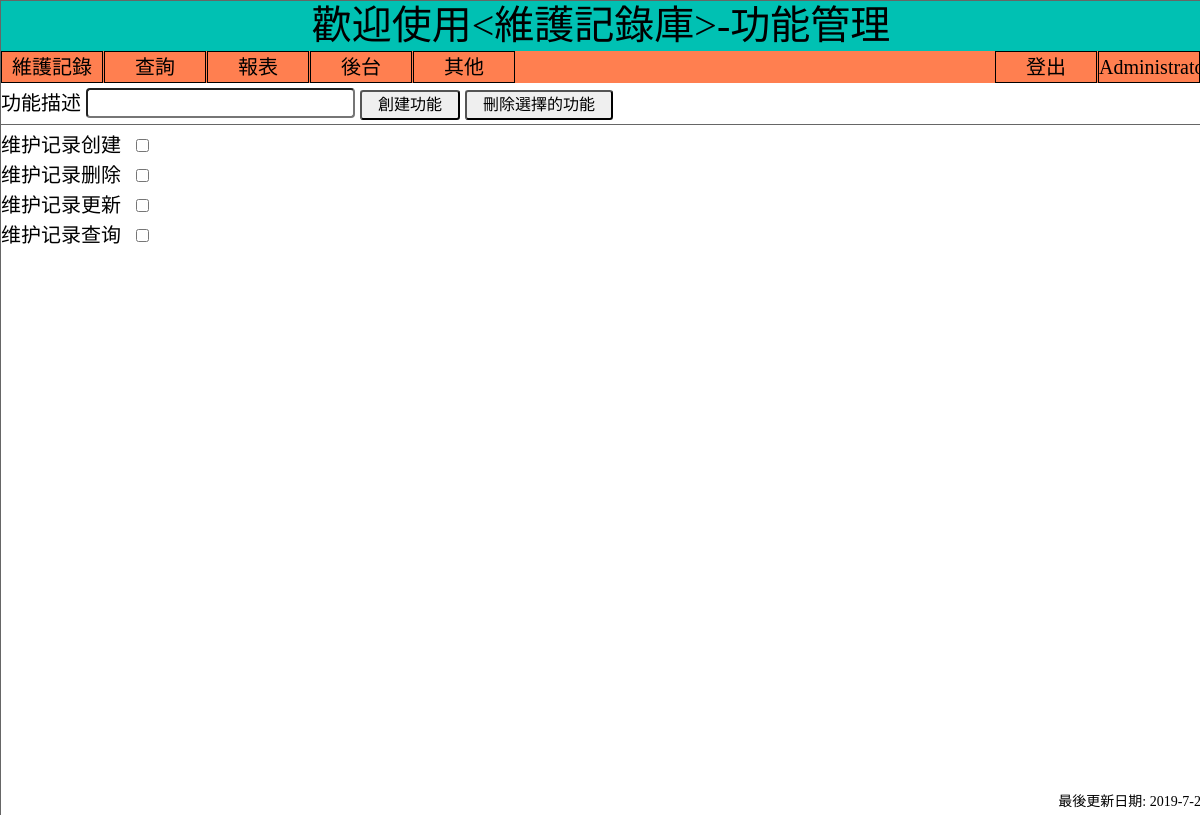
Page /Index.php?act=Fun (signed in) on the committed database.
### tables this page shows
CREATE TABLE `fun` (
  `code` varchar(11) NOT NULL DEFAULT '',
  `name` varchar(255) DEFAULT NULL,
  PRIMARY KEY (`code`)
);

### Libs/Config.php (called while the page is built, shortened)
<?php
require_once "MysqlConn.php";
$db_host = "127.0.0.1";
$db_uid  = "maintainhistory";
$db_pwd  = "#*c123456";
$db_name = "MaintainHistory";
$conn = new MysqlConn($db_host, $db_uid, $db_pwd, $db_name);

### Libs/MysqlConn.php (called while the page is built, shortened)
<?php
class MysqlConn
{
    public $conn;
    function __construct($host, $uid, $pwd, $db)
    {
        $this->conn = new mysqli($host, $uid, $pwd, $db);
        if($this->conn)
        {
            $this->conn->query("set names utf8");
        } else {
            die("数据库连接错误" + $this->conn->error);
        }
    }
    function getAllRow($sql)
    {
        $res = $this->conn->query($sql);
        if($res)
        {
            $tmpArr = array();
            while ($row = $res->fetch_assoc())
            {
                array_push($tmpArr,$row);
            }
            return $tmpArr;
        } else {
            return false;
        }
    }
}

### Form/Fun.php (the view, shortened to what this page needs)
<?php
$funListstr = "";
foreach ($conn->getAllRow("select code,name from fun order by Name") as $fun)
{
    $funListstr .= "<li><label for='{$fun['code']}'>{$fun['name']}</label><input type='checkbox' id='{$fun['code']}' name='{$fun['code']}' value='{$fun['code']}'/></li>";
}
?>
<form action="?act=fun" method="post" enctype="multipart/form-data" name="formFun" id="formFun">
<div>
    <div class="divSearch">
      <label for="iptFunDesc">功能描述</label>
      <input type="text" name="iptFunDesc" id="iptFunDesc" />
      <input type="submit" name="btnCreateFun" id="btnCreateFun" value="創建功能" />
        <input type="submit" name="btnFunDel" id="btnFunDel" value="刪除選擇的功能" />
    </div>
    <div>
    	<ul>
            <?php echo $funListstr ?>
        </ul>
    </div>
</div>
</form>

### Css/MainPage.css (style rules this page uses)
body, div, address, blockquote, iframe, ul, ol, dl, dt, dd, li, dl, h1, h2, h3, h4, h5, h6, p, pre, table, caption, th, td, form, legend, fieldset, input, button, select, textarea { margin:0; padding:0; font-weight: normal;font-style: normal;font-size: 100%; font-family: inherit; }
ol, ul ,li { list-style: none; }
html { height: 100%; }
body { height: 100%; margin: 0; color:#000; background:#FFF; font: 20px/1.5 Arial, Helvetica, sans-serif; }
input[type='checkbox'],input[type=radio] { margin-right: 5px; margin-left: 15px; }
label { cursor: pointer; }
.button,input[type='button'],input[type='submit'] { cursor: pointer; height: 30px; text-align: center; padding: 0.2em 1em 0.25em; font:0.8em/100% FangSong,Arial; border-radius: 0.2em; }
.input,input[type='text'],input[type='password'],select { height: 30px; line-height: 30px; padding: 0.1em 0.5em 0.1em; border-radius: 0.2em; }
.divSearch { margin: 5px 0 5px; border-bottom: 1px solid #666; padding: 0.0em 0 0.2em; }

### rows in the picture
fun: name "维护记录创建"
fun: name "维护记录删除"
fun: name "维护记录更新"
fun: name "维护记录查询"

### other values in the picture
$title "歡迎使用<維護記錄庫>-功能管理"
